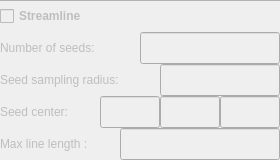
               <widget class="QWidget" name="page_29">
                <property name="geometry">
                 <rect>
                  <x>0</x>
                  <y>0</y>
                  <width>280</width>
                  <height>160</height>
                 </rect>
                </property>
                <attribute name="label">
                 <string>Streamline</string>
                </attribute>
                <layout class="QGridLayout" name="gridLayout_30">
                 <property name="leftMargin">
                  <number>0</number>
                 </property>
                 <property name="topMargin">
                  <number>0</number>
                 </property>
                 <property name="rightMargin">
                  <number>0</number>
                 </property>
                 <property name="bottomMargin">
                  <number>0</number>
                 </property>
                 <property name="spacing">
                  <number>0</number>
                 </property>
                 <item row="0" column="0">
                  <widget class="QWidget" name="widget_14" native="true">
                   <property name="sizePolicy">
                    <sizepolicy hsizetype="Fixed" vsizetype="Expanding">
                     <horstretch>0</horstretch>
                     <verstretch>0</verstretch>
                    </sizepolicy>
                   </property>
                   <property name="minimumSize">
                    <size>
                     <width>280</width>
                     <height>160</height>
                    </size>
                   </property>
                   <property name="maximumSize">
                    <size>
                     <width>269</width>
                     <height>16777215</height>
                    </size>
                   </property>
                   <property name="styleSheet">
                    <string notr="true">.QWidget{
	border-top:1px solid rgb(179, 179, 179);
}</string>
                   </property>
                   <layout class="QVBoxLayout" name="verticalLayout_18">
                    <property name="spacing">
                     <number>0</number>
                    </property>
                    <property name="leftMargin">
                     <number>0</number>
                    </property>
                    <property name="topMargin">
                     <number>0</number>
                    </property>
                    <property name="rightMargin">
                     <number>0</number>
                    </property>
                    <property name="bottomMargin">
                     <number>0</number>
                    </property>
                    <item>
                     <widget class="QCheckBox" name="streamline_CB">
                      <property name="enabled">
                       <bool>false</bool>
                      </property>
                      <property name="minimumSize">
                       <size>
                        <width>0</width>
                        <height>30</height>
                       </size>
                      </property>
                      <property name="maximumSize">
                       <size>
                        <width>16777215</width>
                        <height>50</height>
                       </size>
                      </property>
                      <property name="font">
                       <font>
                        <weight>75</weight>
                        <bold>true</bold>
                       </font>
                      </property>
                      <property name="text">
                       <string>Streamline</string>
                      </property>
                     </widget>
                    </item>
                    <item>
                     <layout class="QHBoxLayout" name="horizontalLayout_17">
                      <property name="spacing">
                       <number>0</number>
                      </property>
                      <item>
                       <widget class="QLabel" name="streamSeedNum_LB">
                        <property name="enabled">
                         <bool>false</bool>
                        </property>
                        <property name="minimumSize">
                         <size>
                          <width>140</width>
                          <height>30</height>
                         </size>
                        </property>
                        <property name="maximumSize">
                         <size>
                          <width>200</width>
                          <height>40</height>
                         </size>
                        </property>
                        <property name="text">
                         <string>Number of seeds:</string>
                        </property>
                       </widget>
                      </item>
                      <item>
                       <widget class="QLineEdit" name="seedNumber_LE">
                        <property name="enabled">
                         <bool>false</bool>
                        </property>
                        <property name="minimumSize">
                         <size>
                          <width>0</width>
                          <height>30</height>
                         </size>
                        </property>
                        <property name="maximumSize">
                         <size>
                          <width>16777215</width>
                          <height>40</height>
                         </size>
                        </property>
                       </widget>
                      </item>
                     </layout>
                    </item>
                    <item>
                     <layout class="QHBoxLayout" name="horizontalLayout_18">
                      <property name="spacing">
                       <number>0</number>
                      </property>
                      <item>
                       <widget class="QLabel" name="streamSampleRadius_LB">
                        <property name="enabled">
                         <bool>false</bool>
                        </property>
                        <property name="minimumSize">
                         <size>
                          <width>160</width>
                          <height>30</height>
                         </size>
                        </property>
                        <property name="maximumSize">
                         <size>
                          <width>200</width>
                          <height>40</height>
                         </size>
                        </property>
                        <property name="text">
                         <string>Seed sampling radius:</string>
                        </property>
                       </widget>
                      </item>
                      <item>
                       <widget class="QLineEdit" name="seedRadius_LE">
                        <property name="enabled">
                         <bool>false</bool>
                        </property>
                        <property name="minimumSize">
                         <size>
                          <width>0</width>
                          <height>30</height>
                         </size>
                        </property>
                        <property name="maximumSize">
                         <size>
                          <width>16777215</width>
                          <height>40</height>
                         </size>
                        </property>
                       </widget>
                      </item>
                     </layout>
                    </item>
                    <item>
                     <layout class="QHBoxLayout" name="horizontalLayout_19">
                      <property name="spacing">
                       <number>0</number>
                      </property>
                      <item>
                       <widget class="QLabel" name="streamSeedCenter_LB">
                        <property name="enabled">
                         <bool>false</bool>
                        </property>
                        <property name="minimumSize">
                         <size>
                          <width>100</width>
                          <height>30</height>
                         </size>
                        </property>
                        <property name="maximumSize">
                         <size>
                          <width>16777215</width>
                          <height>40</height>
                         </size>
                        </property>
                        <property name="text">
                         <string>Seed center:</string>
                        </property>
                       </widget>
                      </item>
                      <item>
                       <widget class="QLineEdit" name="seedCenterX_LE">
                        <property name="enabled">
                         <bool>false</bool>
                        </property>
                        <property name="sizePolicy">
                         <sizepolicy hsizetype="Preferred" vsizetype="Fixed">
                          <horstretch>0</horstretch>
                          <verstretch>0</verstretch>
                         </sizepolicy>
                        </property>
                        <property name="minimumSize">
                         <size>
                          <width>40</width>
                          <height>30</height>
                         </size>
                        </property>
                        <property name="maximumSize">
                         <size>
                          <width>1000</width>
                          <height>40</height>
                         </size>
                        </property>
                       </widget>
                      </item>
                      <item>
                       <widget class="QLineEdit" name="seedCenterY_LE">
                        <property name="enabled">
                         <bool>false</bool>
                        </property>
                        <property name="sizePolicy">
                         <sizepolicy hsizetype="Preferred" vsizetype="Fixed">
                          <horstretch>0</horstretch>
                          <verstretch>0</verstretch>
                         </sizepolicy>
                        </property>
                        <property name="minimumSize">
                         <size>
                          <width>40</width>
                          <height>30</height>
                         </size>
                        </property>
                        <property name="maximumSize">
                         <size>
                          <width>16777215</width>
                          <height>40</height>
                         </size>
                        </property>
                       </widget>
                      </item>
                      <item>
                       <widget class="QLineEdit" name="seedCenterZ_LE">
                        <property name="enabled">
                         <bool>false</bool>
                        </property>
                        <property name="sizePolicy">
                         <sizepolicy hsizetype="Preferred" vsizetype="Fixed">
                          <horstretch>0</horstretch>
                          <verstretch>0</verstretch>
                         </sizepolicy>
                        </property>
                        <property name="minimumSize">
                         <size>
                          <width>40</width>
                          <height>30</height>
                         </size>
                        </property>
                        <property name="maximumSize">
                         <size>
                          <width>16777215</width>
                          <height>40</height>
                         </size>
                        </property>
                       </widget>
                      </item>
                     </layout>
                    </item>
                    <item>
                     <layout class="QHBoxLayout" name="horizontalLayout_20">
                      <property name="spacing">
                       <number>0</number>
                      </property>
                      <item>
                       <widget class="QLabel" name="streamMaxLength_LB">
                        <property name="enabled">
                         <bool>false</bool>
                        </property>
                        <property name="minimumSize">
                         <size>
                          <width>120</width>
                          <height>30</height>
                         </size>
                        </property>
                        <property name="maximumSize">
                         <size>
                          <width>16777215</width>
                          <height>40</height>
                         </size>
                        </property>
                        <property name="text">
                         <string>Max line length :</string>
                        </property>
                       </widget>
                      </item>
                      <item>
                       <widget class="QLineEdit" name="streamStepLength_LE">
                        <property name="enabled">
                         <bool>false</bool>
                        </property>
                        <property name="minimumSize">
                         <size>
                          <width>0</width>
                          <height>30</height>
                         </size>
                        </property>
                        <property name="maximumSize">
                         <size>
                          <width>16777215</width>
                          <height>40</height>
                         </size>
                        </property>
                       </widget>
                      </item>
                     </layout>
                    </item>
                   </layout>
                  </widget>
                 </item>
                </layout>
               </widget>
